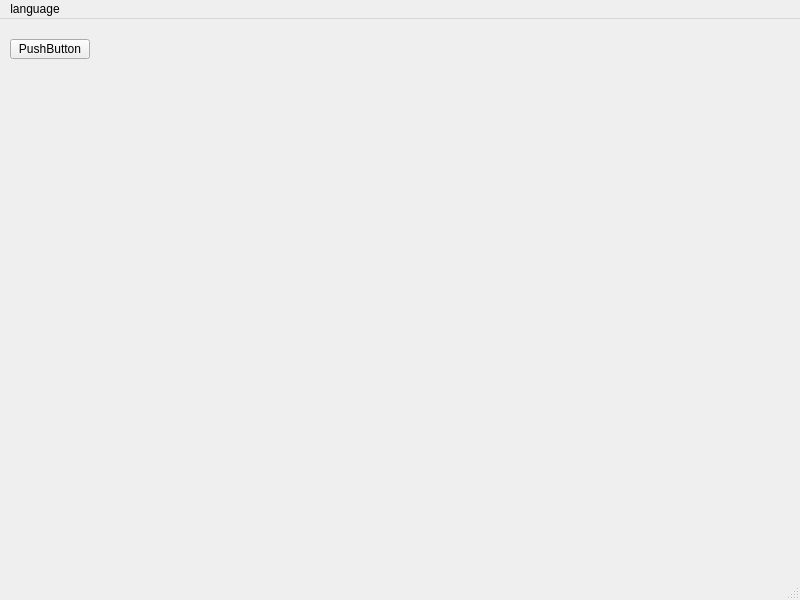
<?xml version="1.0" encoding="UTF-8"?>
<ui version="4.0">
 <class>MainWindow</class>
 <widget class="QMainWindow" name="MainWindow">
  <property name="geometry">
   <rect>
    <x>0</x>
    <y>0</y>
    <width>800</width>
    <height>600</height>
   </rect>
  </property>
  <property name="windowTitle">
   <string>MainWindow</string>
  </property>
  <widget class="QWidget" name="centralwidget">
   <widget class="QPushButton" name="pushButton">
    <property name="geometry">
     <rect>
      <x>10</x>
      <y>20</y>
      <width>80</width>
      <height>20</height>
     </rect>
    </property>
    <property name="text">
     <string>PushButton</string>
    </property>
   </widget>
  </widget>
  <widget class="QMenuBar" name="menubar">
   <property name="geometry">
    <rect>
     <x>0</x>
     <y>0</y>
     <width>800</width>
     <height>22</height>
    </rect>
   </property>
   <widget class="QMenu" name="menulanguage">
    <property name="title">
     <string>language</string>
    </property>
    <addaction name="actionChinese"/>
    <addaction name="actionEnglish"/>
   </widget>
   <addaction name="menulanguage"/>
  </widget>
  <widget class="QStatusBar" name="statusbar"/>
  <action name="actionChinese">
   <property name="checkable">
    <bool>true</bool>
   </property>
   <property name="text">
    <string>中文</string>
   </property>
  </action>
  <action name="actionEnglish">
   <property name="checkable">
    <bool>true</bool>
   </property>
   <property name="text">
    <string>English</string>
   </property>
  </action>
 </widget>
 <resources/>
 <connections/>
</ui>
